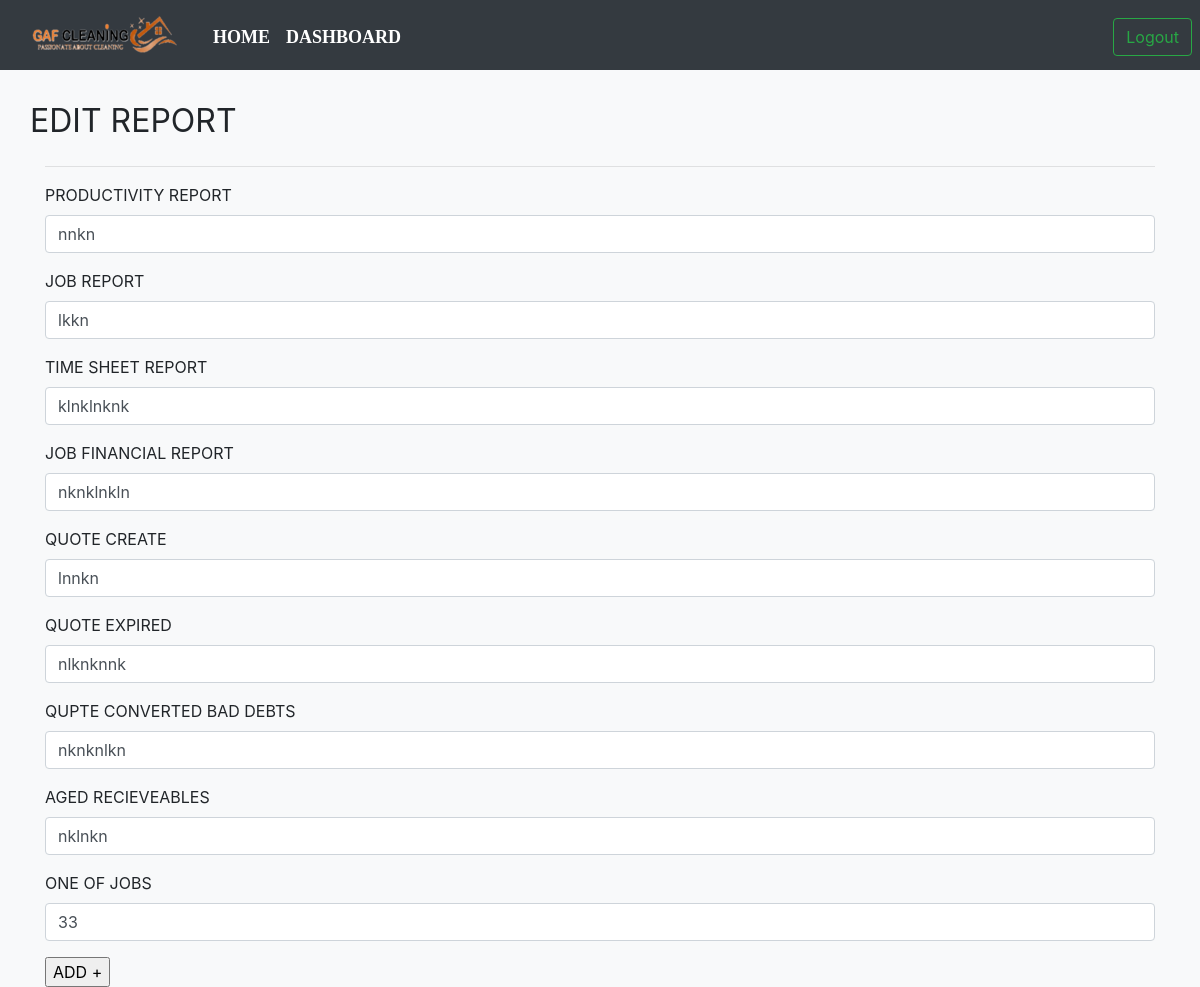
The app's page /reports/edit/1/ with its own data.
### pages/models.py (models this page shows, shortened)
class Report(models.Model):
    productivity_report = models.CharField(max_length=100)
    job_report = models.CharField(max_length=100)
    time_sheet_report = models.CharField(max_length=100)
    job_financial_report = models.CharField(max_length=100)
    quote_create = models.CharField(max_length=100)
    quote_expired = models.CharField(max_length=100)
    quote_converted_bad_debts = models.CharField(max_length=100)
    aged_recievables = models.CharField(max_length=100)
    one_of_jobs = models.CharField(max_length=100)

### pages/views.py (the view, shortened to what this page needs)
# urls.py: path("reports/edit/<int:rep_id>/", editReport, name="editReport"),
def editReport(request, rep_id):
    obj = Report.objects.get(id=rep_id)
    context = {
        "obj":obj
    }
    return render(request, "editReport.html", context)

### templates/editReport.html (shortened to what this page needs)
{% load static %}
<!DOCTYPE html>
<html lang="en">
<head>
    <link rel="stylesheet" href="{% static 'header.css' %}">
    <link rel="stylesheet" href="https://cdnjs.cloudflare.com/ajax/libs/animate.css/3.7.2/animate.min.css">
    <link rel="stylesheet" href="https://maxcdn.bootstrapcdn.com/bootstrap/4.0.0/css/bootstrap.min.css" >
</head>
<body class="bg-light">
  <nav class="navbar navbar-expand-lg navbar-dark bg-dark">
  <div class="container-fluid mt-1">
    <a href="{% url 'home' %}" class="pull-left" ><img src="{% static 'images/logo1.png' %}"></a>
    <div class="collapse navbar-collapse" id="navbarSupportedContent">
      <ul class="navbar-nav me-auto mb-2 mb-lg-0 mx-4">
        <li class="nav-item">
          <a class="nav-link active" aria-current="page" href="{% url 'home' %}">Home</a>
        </li>
        <li class="nav-item">
          <a class="nav-link active" aria-current="page" href="{% url 'dashboard' %}">Dashboard</a>
        </li>
	    </ul>
        <div class="btn-group mx-2" role="group" aria-label="Basic outlined example"  style="position: absolute; right: 0;">
          <a href="{% url 'logout' %}"><button type="button" class="btn btn-outline-success">Logout</button></a>
        </div>
    </div>
  </div>
</nav>
<div class="container">
    <br />
    <div class="row" style="justify-content: space-between;">
    <h1> <b> <small>EDIT REPORT</small></b> </h1>
</div>
<hr />
<form method="POST"> {% csrf_token %}
    <div class="form-group">
        <label for="exampleInputEmail1">PRODUCTIVITY REPORT</label>
        <input type="text" name="productivity_report" value="{{ obj.productivity_report }}" class="form-control" id="exampleInputEmail1" placeholder="Enter ">
      </div>
      <div class="form-group">
        <label for="exampleInputEmail1">JOB REPORT</label>
        <input type="text" name="job_report" value="{{ obj.job_report }}" class="form-control" id="exampleInputEmail1" placeholder="Enter ">
      </div>
      <div class="form-group">
        <label for="exampleInputEmail1">TIME SHEET REPORT</label>
        <input type="text" name="time_sheet_report" value="{{ obj.time_sheet_report }}" class="form-control" id="exampleInputEmail1" placeholder="Enter ">
      </div>
      <div class="form-group">
        <label for="exampleInputEmail1">JOB FINANCIAL REPORT</label>
        <input type="text" name="job_financial_report" value="{{ obj.job_financial_report }}" class="form-control" id="exampleInputEmail1" placeholder="Enter{{ obj.jobs }}" class="form-control" id="exampleInputEmail1" placeholder="Enter ">
      </div>
      <div class="form-group">
        <label for="exampleInputEmail1">QUOTE CREATE</label>
        <input type="text" name="quote_create" value="{{ obj.quote_create }}" class="form-control" id="exampleInputEmail1" placeholder="Enter{{ obj.jobs }}" class="form-control" id="exampleInputEmail1" placeholder="Enter ">
      </div>
      <div class="form-group">
        <label for="exampleInputEmail1">QUOTE EXPIRED</label>
        <input type="text" name="quote_expired" value="{{ obj.quote_expired }}" class="form-control" id="exampleInputEmail1" placeholder="Enter{{ obj.jobs }}" class="form-control" id="exampleInputEmail1" placeholder="Enter ">
      </div>
      <div class="form-group">
        <label for="exampleInputEmail1">QUPTE CONVERTED BAD DEBTS</label>
        <input type="text" name="quote_converted_bad_debts" value="{{ obj.quote_converted_bad_debts }}" class="form-control" id="exampleInputEmail1" placeholder="Enter{{ obj.jobs }}" class="form-control" id="exampleInputEmail1" placeholder="Enter ">
      </div>
      <div class="form-group">
        <label for="exampleInputEmail1">AGED RECIEVEABLES</label>
        <input type="text" name="aged_recievables" value="{{ obj.aged_recievables }}" class="form-control" id="exampleInputEmail1" placeholder="Enter{{ obj.jobs }}" class="form-control" id="exampleInputEmail1" placeholder="Enter ">
      </div>
      <div class="form-group">
        <label for="exampleInputEmail1">ONE OF JOBS</label>
        <input type="text" name="one_of_jobs" value="{{ obj.one_of_jobs }}" class="form-control" id="exampleInputEmail1" placeholder="Enter"id="exampleInputEmail1" placeholder="Enter ">
      </div>
    <input type="submit" value="ADD +" />
</form>
</div>

### static/header.css (style rules this page uses)
.navbar-nav a { font-family: consolas; font-size: 18px; text-transform: uppercase; font-weight: bold; }
.navbar-nav { text-align: center; }
.nav-link { padding: .2rem 1rem; }
button { color: #f06e03; padding: 10px 25px; background: transparent; border: 3px solid rgb(0, 0, 0); border-radius: 20px; outline: none; cursor: pointer; }
body { padding: 0; margin: 0; background-color: #17141d; color: white; font-family: 'DM Mono', monospace; }

### records on screen
Report: productivity_report "nnkn", job_report "lkkn", time_sheet_report "klnklnknk", job_financial_report "nknklnkln", quote_create "lnnkn", quote_expired "nlknknnk", quote_converted_bad_debts "nknknlkn", aged_recievables "nklnkn", one_of_jobs "33"
